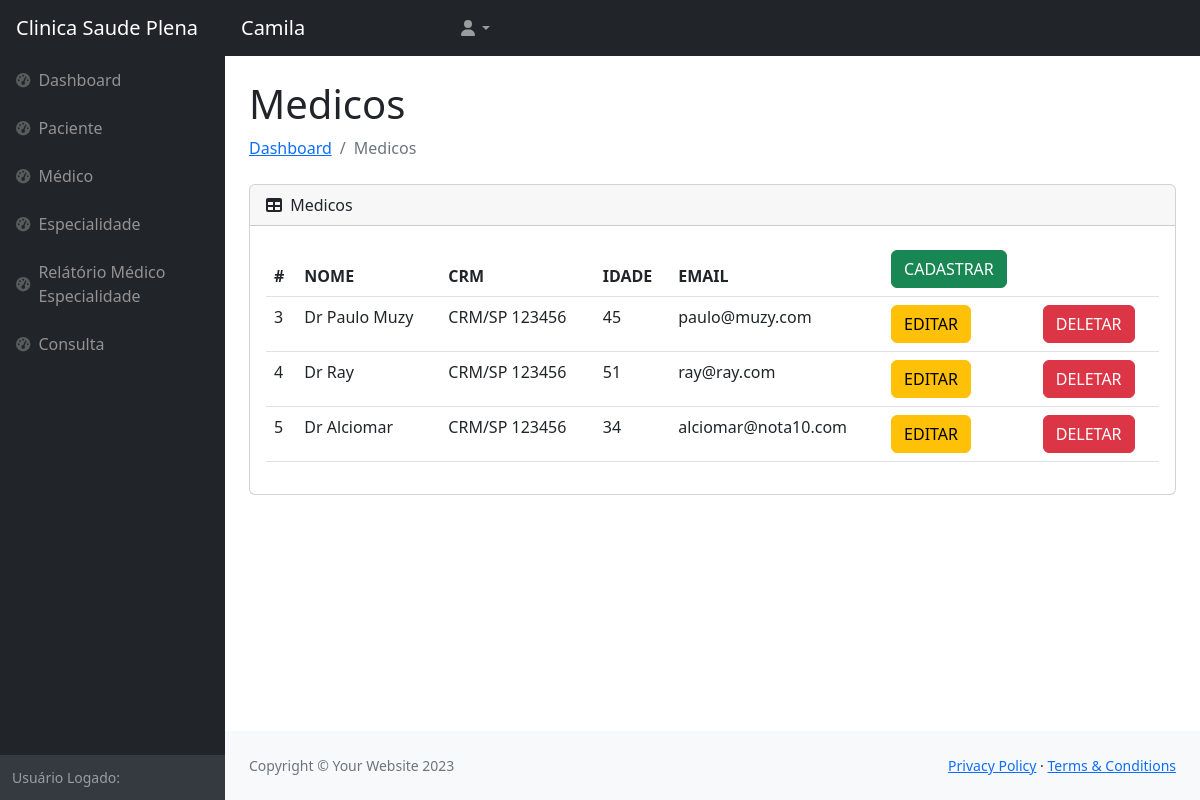
Page /front/tabelas/medico.php (signed in) on the committed database.
### tables this page shows
CREATE TABLE `usuario` (
  `idUser` int(11) NOT NULL,
  `nomeUser` varchar(100) NOT NULL,
  `username` varchar(100) NOT NULL,
  `password` varchar(100) NOT NULL
);

CREATE TABLE `medico` (
  `idMedico` int(11) NOT NULL,
  `nomeMedico` varchar(50) NOT NULL,
  `crmMedico` varchar(50) NOT NULL,
  `idadeMedico` int(11) NOT NULL,
  `email` varchar(50) NOT NULL
);

### front/Tabelas/medico.php (the view, shortened to what this page needs)
<?php
require("../../backand/conexao.php");
$username = $_SESSION["username"];
     $query = "SELECT * FROM usuario WHERE username = '$username'";
              $busca = mysqli_query($conn, $query);
              while ($dados = mysqli_fetch_array($busca)) {
                $nome = $dados['nomeUser'];
?>
<!DOCTYPE html>
<html lang="en">
    <head>
        <link href="https://cdn.jsdelivr.net/npm/simple-datatables@7.1.2/dist/style.min.css" rel="stylesheet" />
        <link href="../css/styles.css" rel="stylesheet" />
    </head>
    <body class="sb-nav-fixed">
        <nav class="sb-topnav navbar navbar-expand navbar-dark bg-dark">
            <a class="navbar-brand ps-3" href="index.html">Clinica Saude Plena</a>
            <a class="navbar-brand ps-3" href="index.html"><?php echo $nome; }?></a>
            <ul class="navbar-nav ms-auto ms-md-0 me-3 me-lg-4">
                <li class="nav-item dropdown">
                    <a class="nav-link dropdown-toggle" id="navbarDropdown" href="#" role="button" data-bs-toggle="dropdown" aria-expanded="false"><i class="fas fa-user fa-fw"></i></a>
                </li>
            </ul>
        </nav>
        <div id="layoutSidenav">
            <div id="layoutSidenav_nav">
            <?php require('nav.php');?>
            </div>
            <div id="layoutSidenav_content">
                <main>
                    <div class="container-fluid px-4">
                        <h1 class="mt-4">Medicos</h1>
                        <ol class="breadcrumb mb-4">
                            <li class="breadcrumb-item"><a href="index.html">Dashboard</a></li>
                            <li class="breadcrumb-item active">Medicos</li>
                        </ol>
                        <div class="card mb-4">
                            <div class="card-header">
                                <i class="fas fa-table me-1"></i>
                                Medicos
                            </div>
                            <div class="card-body">
                                <table class="table">
                                    <thead>
                                      <tr>
                                        <th scope="col">#</th>
                                        <th scope="col">NOME</th>
                                        <th scope="col">CRM</th>
                                        <th scope="col">IDADE</th>
                                        <th scope="col">EMAIL</th>
                                        <th scope="col"><a href="../form/cadMedico.php" type="button" class="btn btn-success">CADASTRAR</a></th>
                                        <th scope="col"></th>
                                      </tr>
                                    </thead>
                                    <tbody>
                                      <tr>
                                      <?php
                                        require('../../backand/conexao.php');
                                        $query = "SELECT * FROM Medico";
                                        $busca = mysqli_query($conn, $query);
                                        while ($dados = mysqli_fetch_array($busca)) {
                                      ?>
                                        <td><?php echo $dados['idMedico'] ?></td>
                                        <td>Dr <?php echo $dados['nomeMedico'] ?></td>
                                        <td><?php echo $dados['crmMedico'] ?></td>
                                        <td><?php echo $dados['idadeMedico'] ?></td>
                                        <td><?php echo $dados['email'] ?></td>
                                        <td><a type="button" class="btn btn-warning" href="../form/editMedico.php?idMedico=<?php echo $dados['idMedico']?>">EDITAR</a></td>
                                        <td><a class="btn btn-danger" href="../../backand/delMedico.php?idMedico=<?php echo $dados['idMedico']?>">DELETAR</a></td>
                                      </tr>
                                    <?PHP } ?>
                                    </tbody>
                                  </table>
                            </div>
                        </div>
                    </div>
                </main>
                <footer class="py-4 bg-light mt-auto">
                    <div class="container-fluid px-4">
                        <div class="d-flex align-items-center justify-content-between small">
                            <div class="text-muted">Copyright &copy; Your Website 2023</div>
                            <div>
                                <a href="#">Privacy Policy</a>
                                &middot;
                                <a href="#">Terms &amp; Conditions</a>
                            </div>
                        </div>
                    </div>
                </footer>
            </div>
        </div>
    </body>
</html>

### rows in the picture
usuario: nomeUser "Camila"
medico: idMedico "3", nomeMedico "Paulo Muzy", crmMedico "CRM/SP 123456", idadeMedico "45", email "paulo@muzy.com"
medico: idMedico "4", nomeMedico "Ray", crmMedico "CRM/SP 123456", idadeMedico "51", email "ray@ray.com"
medico: idMedico "5", nomeMedico "Alciomar", crmMedico "CRM/SP 123456", idadeMedico "34", email "alciomar@nota10.com"
